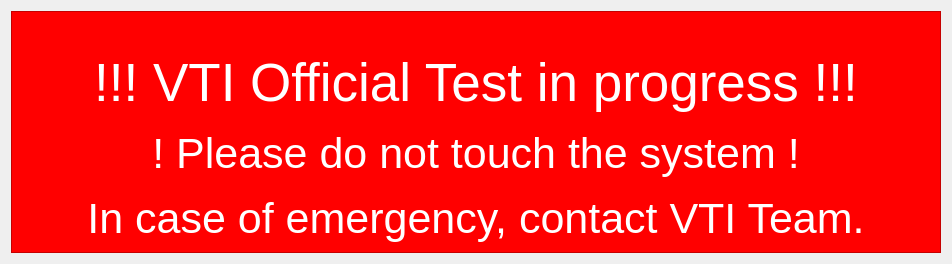
<?xml version="1.0" encoding="UTF-8"?>
<ui version="4.0">
 <class>dlgWarningBox</class>
 <widget class="QDialog" name="dlgWarningBox">
  <property name="geometry">
   <rect>
    <x>0</x>
    <y>0</y>
    <width>952</width>
    <height>264</height>
   </rect>
  </property>
  <property name="contextMenuPolicy">
   <enum>Qt::NoContextMenu</enum>
  </property>
  <property name="windowTitle">
   <string/>
  </property>
  <property name="windowIcon">
   <iconset resource="vtitestmanager.qrc">
    <normaloff>:/images/stop.png</normaloff>:/images/stop.png</iconset>
  </property>
  <layout class="QVBoxLayout" name="verticalLayout_2">
   <item>
    <widget class="QFrame" name="frame">
     <property name="styleSheet">
      <string notr="true">background-color: rgb(255, 0, 0);</string>
     </property>
     <property name="frameShape">
      <enum>QFrame::StyledPanel</enum>
     </property>
     <property name="frameShadow">
      <enum>QFrame::Raised</enum>
     </property>
     <layout class="QVBoxLayout" name="verticalLayout">
      <item>
       <spacer name="verticalSpacer">
        <property name="orientation">
         <enum>Qt::Vertical</enum>
        </property>
        <property name="sizeHint" stdset="0">
         <size>
          <width>20</width>
          <height>40</height>
         </size>
        </property>
       </spacer>
      </item>
      <item>
       <widget class="QLabel" name="lblCaption1">
        <property name="font">
         <font>
          <pointsize>40</pointsize>
         </font>
        </property>
        <property name="styleSheet">
         <string notr="true">color: rgb(255, 255, 255);</string>
        </property>
        <property name="text">
         <string>!!! VTI Official Test in progress !!!</string>
        </property>
        <property name="alignment">
         <set>Qt::AlignCenter</set>
        </property>
       </widget>
      </item>
      <item>
       <spacer name="verticalSpacer_2">
        <property name="orientation">
         <enum>Qt::Vertical</enum>
        </property>
        <property name="sizeType">
         <enum>QSizePolicy::Fixed</enum>
        </property>
        <property name="sizeHint" stdset="0">
         <size>
          <width>20</width>
          <height>10</height>
         </size>
        </property>
       </spacer>
      </item>
      <item>
       <widget class="QLabel" name="lblCaption2">
        <property name="font">
         <font>
          <pointsize>32</pointsize>
         </font>
        </property>
        <property name="styleSheet">
         <string notr="true">color: rgb(255, 255, 255);</string>
        </property>
        <property name="text">
         <string>! Please do not touch the system !</string>
        </property>
        <property name="alignment">
         <set>Qt::AlignCenter</set>
        </property>
       </widget>
      </item>
      <item>
       <spacer name="verticalSpacer_3">
        <property name="orientation">
         <enum>Qt::Vertical</enum>
        </property>
        <property name="sizeType">
         <enum>QSizePolicy::Fixed</enum>
        </property>
        <property name="sizeHint" stdset="0">
         <size>
          <width>20</width>
          <height>10</height>
         </size>
        </property>
       </spacer>
      </item>
      <item>
       <widget class="QLabel" name="lblCaption3">
        <property name="font">
         <font>
          <pointsize>32</pointsize>
         </font>
        </property>
        <property name="styleSheet">
         <string notr="true">color: rgb(255, 255, 255);</string>
        </property>
        <property name="text">
         <string>In case of emergency, contact VTI Team.</string>
        </property>
        <property name="alignment">
         <set>Qt::AlignCenter</set>
        </property>
       </widget>
      </item>
      <item>
       <spacer name="verticalSpacer_4">
        <property name="orientation">
         <enum>Qt::Vertical</enum>
        </property>
        <property name="sizeHint" stdset="0">
         <size>
          <width>20</width>
          <height>0</height>
         </size>
        </property>
       </spacer>
      </item>
     </layout>
    </widget>
   </item>
  </layout>
 </widget>
 <resources>
  <include location="vtitestmanager.qrc"/>
 </resources>
 <connections/>
</ui>
